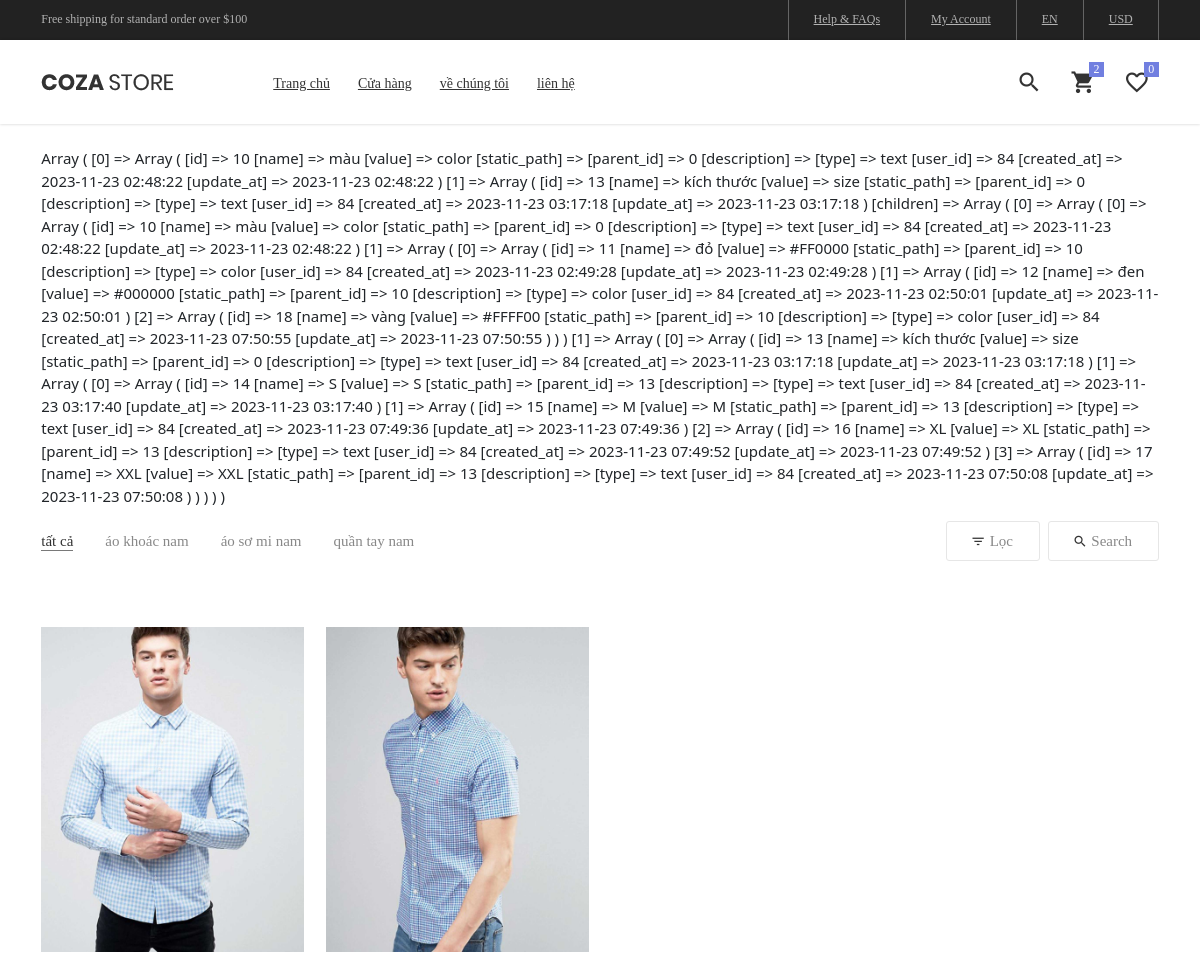
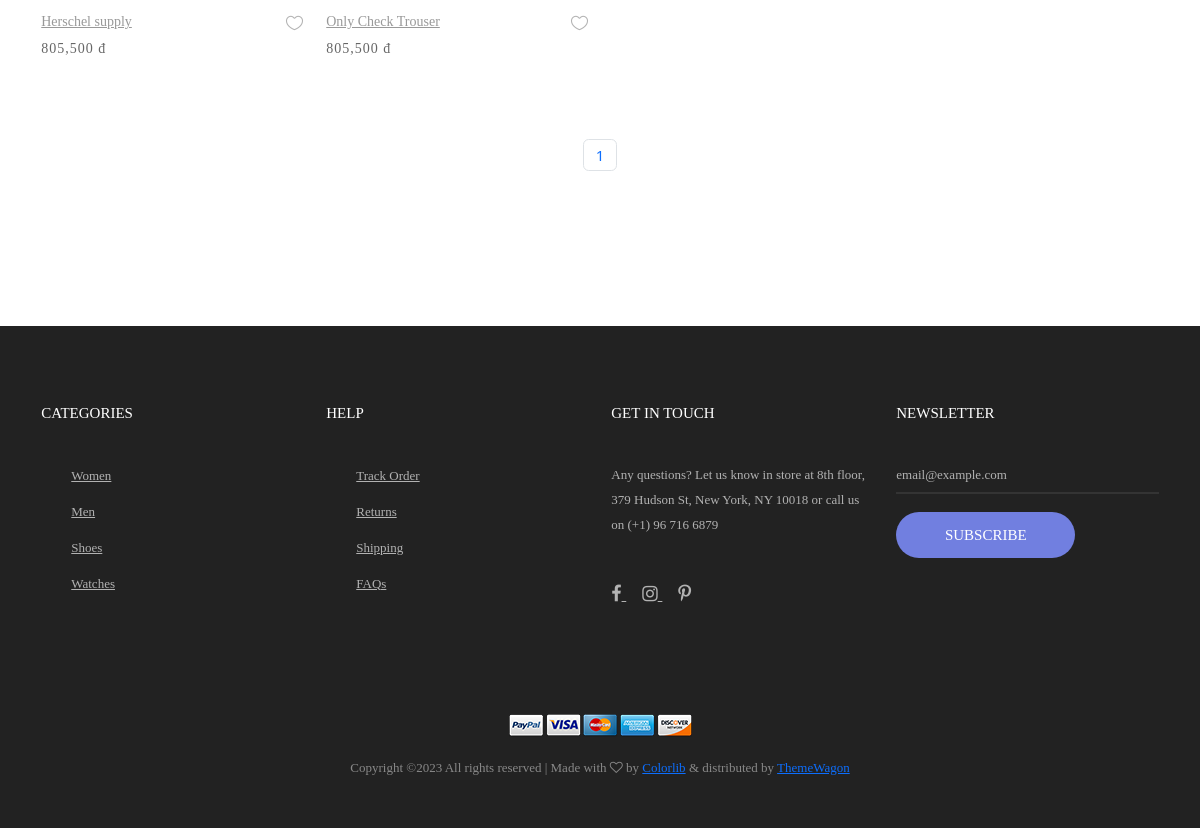
Screenshot of /?controller=shop&page=1&category=26 with the database file from the repository (2 pictures, top to bottom).
### tables this page shows
CREATE TABLE `menus` (
  `id` bigint(20) NOT NULL,
  `name` varchar(255) NOT NULL,
  `url` varchar(255) DEFAULT NULL,
  `parent_id` bigint(20) DEFAULT 0,
  `description` varchar(255) DEFAULT NULL,
  `user_id` bigint(20) NOT NULL,
  `created_at` timestamp NULL DEFAULT current_timestamp(),
  `update_at` timestamp NULL DEFAULT current_timestamp()
);

CREATE TABLE `category` (
  `id` bigint(20) NOT NULL,
  `name` varchar(255) NOT NULL,
  `parent_id` bigint(20) DEFAULT 0,
  `created_at` timestamp NULL DEFAULT current_timestamp(),
  `update_at` timestamp NULL DEFAULT current_timestamp(),
  `deleted_at` timestamp NULL DEFAULT NULL,
  `user_id` bigint(20) NOT NULL
);

CREATE TABLE `products` (
  `id` bigint(20) NOT NULL,
  `name` varchar(255) NOT NULL,
  `user_id` bigint(20) NOT NULL,
  `description` varchar(255) DEFAULT NULL,
  `price` bigint(20) NOT NULL,
  `count_likes` bigint(20) DEFAULT 0,
  `count_comments` bigint(20) DEFAULT 0,
  `category_id` bigint(20) NOT NULL,
  `count_views` bigint(20) DEFAULT 0,
  `count_buy` bigint(20) DEFAULT 0,
  `created_at` timestamp NULL DEFAULT current_timestamp(),
  `updated_at` datetime DEFAULT current_timestamp(),
  `delete_at` int(11) DEFAULT NULL,
  `feature_image` varchar(255) DEFAULT NULL,
  `quantity` bigint(20) DEFAULT 0,
  `discount` bigint(20) NOT NULL
);

### views/view.php (called while the page is built, shortened)
<?php
function View($view = [], $data = [])
{
    extract($data);
    return require(is_array($view) ? $layout . '.php' : $view . '.php');
}

### index.php (called while the page is built, shortened)
<?php
$controller = 'site';
if (!empty($_GET['controller'])) {
    $controller = Ucwords(strtolower(trim($_GET['controller'])));
}
$url = "Controller/$controller" . "Controller.php";
file_exists($url) ? require_once $url : View('error/404');

### Model/Query.php (called while the page is built, shortened)
<?php
require_once 'PDO.php';
class Query extends PDOConnect
{
    private $sql = '';
    private $table = '';
    private $where = '';
    function select($column = '*')
    {
        $columnName = '';
        if (is_array($column)) {
            foreach ($column as $key => $value) {
                gettype($key) == 'string' ? $columnName .=  $key . ' as ' . $value : $columnName .= $value;
            }
        } else {
            $columnName = $column;
        }
        $this->sql = "SELECT $columnName FROM $this->table " .  $this->sql;
        return $this;
    }
    function table($table)
    {
        $this->table = $table;
        return $this;
    }
    function where($field, $compare, $value = '')
    {
        if ($this->where !== '') {
            $this->sql  .= " AND $field $compare  '$value' ";
        } else {
            $this->where .= " WHERE $field $compare  " . (isset($value) ? "'" . $value . "'" : '') . "";
            $this->sql .= $this->where;
        }
        return $this;
    }
    function whereIn($field, $data = [])
    {
        if ($this->where !== '') {
            $this->sql  .= " AND $field IN (" . implode(',', $data) . ")";
        } else {
            $this->where .= " WHERE $field IN (" . implode(',', $data) . ")";
            $this->sql .= $this->where;
        }
        return $this;
    }
    function orderBy($column, $direction = 'DESC')
    {
        $column = is_array($column) ? join(',', $column) : $column;
        $this->sql .= " ORDER BY " . $column . " " . $direction;
        return $this;
    }
    function limit($limit)
    {
        $this->sql .= " LIMIT  $limit";
        return $this;
    }
    function offset($offset)
    {
        $this->sql .= " OFFSET $offset";
        return $this;
    }
    function all()
    {
        try {
            $data = parent::query($this->sql)->fetchAll(PDO::FETCH_ASSOC);
            $this->sql = '';
            $this->where = '';
            return $data;
        } catch (Exception $e) {
            return $e->getMessage();
        }
    }
    function first()
    {
        $stml = parent::query($this->sql);
        $this->sql = '';
        $this->where = '';
        return $stml->fetch(PDO::FETCH_ASSOC);
    }
}

### Model/PDO.php (called while the page is built, shortened)
<?php
class PDOConnect
{
    protected $hot_name = "localhost";
    protected $username = "root";
    protected $password = "";
    protected $database_name = "duanmau";
    protected $db;
    function __construct()
    {
        try {
            $conn = new PDO("mysql:host=$this->hot_name;dbname=$this->database_name", $this->username, $this->password);
            $conn->setAttribute(PDO::ATTR_ERRMODE, PDO::ERRMODE_EXCEPTION);
            $this->db = $conn;
        } catch (PDOException $e) {
            echo "Connection failed: " . $e->getMessage();
        }
    }
    function query($sql)
    {
        $sql_args = array_slice(func_get_args(), 1);
        try {
            $stml = $this->db->prepare($sql);
            $stml->execute($sql_args);
            return $stml;
        } catch (PDOException $e) {
            echo $e->getMessage() . "\n $sql";
            die;
        }
    }
}

### views/components/header/header-default-web.php (the view, shortened to what this page needs)
<?php
$query = new Query();
$menu = $query->table('menus')->select('*')->where('parent_id', '=', 0)->all();
?>
<header class="header-v4">
    <div class="container-menu-desktop">
        <div class="top-bar">
            <div class="content-topbar flex-sb-m h-full container">
                <div class="left-top-bar">
                    Free shipping for standard order over $100
                </div>
                <div class="right-top-bar flex-w h-full">
                    <a href="#" class="flex-c-m trans-04 p-lr-25">
                        Help & FAQs
                    </a>
                    <a href="#" class="flex-c-m trans-04 p-lr-25">
                        My Account
                    </a>
                    <a href="#" class="flex-c-m trans-04 p-lr-25">
                        EN
                    </a>
                    <a href="#" class="flex-c-m trans-04 p-lr-25">
                        USD
                    </a>
                </div>
            </div>
        </div>
        <div class="wrap-menu-desktop how-shadow1">
            <nav class="limiter-menu-desktop container">
                <a href="#" class="logo">
                    <img src="public/assets/images/icons/logo-01.png" alt="IMG-LOGO">
                </a>
                <div class="menu-desktop">
                    <ul class="main-menu">
                        <?php if (!empty($menu) && count($menu) > 0) : ?>
                            <?php foreach ($menu as $value) : ?>
                                <li class="">
                                    <a href="<?= $value['url'] ?>"><?= $value['name'] ?></a>
                                </li>
                            <?php endforeach ?>
                        <?php endif ?>
                    </ul>
                </div>
                <div class="wrap-icon-header flex-w flex-r-m">
                    <div class="icon-header-item cl2 hov-cl1 trans-04 p-l-22 p-r-11 js-show-modal-search">
                        <i class="zmdi zmdi-search"></i>
                    </div>
                    <div class="icon-header-item cl2 hov-cl1 trans-04 p-l-22 p-r-11 icon-header-noti js-show-cart" data-notify="2">
                        <i class="zmdi zmdi-shopping-cart"></i>
                    </div>
                    <a href="#" class="icon-header-item cl2 hov-cl1 trans-04 p-l-22 p-r-11 icon-header-noti" data-notify="0">
                        <i class="zmdi zmdi-favorite-outline"></i>
                    </a>
                </div>
            </nav>
        </div>
    </div>
</header>

### views/pages/shop/index.php (shortened to what this page needs)
<div class="bg0 m-t-23 p-b-140">
    <div class="container">
        <div class="flex-w flex-sb-m p-b-52">
            <?php View('components/product/product-filter', ['category' => $category ?? []]) ?>
        </div>
        <div class="row isotope-grid">
            <?php if (!empty($products) && count($products) > 0) : ?>
                <?php foreach ($products as $value) : ?>
                    <?php View('components/product/product-cart', $value) ?>
                <?php endforeach ?>
            <?php endif ?>
        </div>
        <div class="flex-c-m flex-w w-full p-t-45">
        </div>
    </div>
</div>

### views/components/product/product-filter.php (shortened to what this page needs)
<?php
$query = new Query();
$attr = $query->table('attribute')->select()->where('parent_id', '=', 0)->all();
$attr['children'] = getChillAttr($attr);
function getChillAttr($attr)
{
    global $query;
    $arr = [];
    foreach ($attr as $key => $value) {
        $attrChill = $query->table('attribute')->select()->where('parent_id', '=', $value['id'])->all();
        if (count($attrChill) > 0) {
            array_push($arr, [$value, getChillAttr($attrChill)]);
        } else {
            array_push($arr, $value);
        }
    }
    return $arr;
}
print_r($attr);
?>
<div class="flex-w flex-l-m filter-tope-group m-tb-10">
    <button class="stext-106 cl6 hov1 bor3 trans-04 m-r-32 m-tb-5 how-active1" data-filter="*">
        tất cả
    </button>
    <?php if (!empty($category) && count($category) > 0) : ?>
        <?php foreach ($category as $value) : ?>
            <button class="stext-106 cl6 hov1 bor3 trans-04 m-r-32 m-tb-5" data-filter=".category-<?= $value['id'] ?>">
                <?= $value['name'] ?>
            </button>
        <?php endforeach ?>
    <?php endif ?>
</div>
<div class="flex-w flex-c-m m-tb-10">
    <div class="flex-c-m stext-106 cl6 size-104 bor4 pointer hov-btn3 trans-04 m-r-8 m-tb-4 js-show-filter">
        <i class="icon-filter cl2 m-r-6 fs-15 trans-04 zmdi zmdi-filter-list"></i>
        Lọc
    </div>
    <div class="flex-c-m stext-106 cl6 size-105 bor4 pointer hov-btn3 trans-04 m-tb-4 js-show-search">
        <i class="icon-search cl2 m-r-6 fs-15 trans-04 zmdi zmdi-search"></i>
        Search
    </div>
</div>
        <?php if (isset($attr) && count($attr) > 0) : ?>
            <?php foreach ($attr as $value) : ?>
                        <?php print_r($value['name'])  ?>
            <?php endforeach ?>
        <?php endif ?>

### views/components/product/product-cart.php (shortened to what this page needs)
<div class="col-sm-6 col-md-4 col-lg-3 p-b-35 isotope-item category-<?= $category_id ?>">
    <div class="block2">
        <div class="block2-pic hov-img0">
            <img src="<?= $feature_image ?>" alt="IMG-PRODUCT">
        </div>
        <div class="block2-txt flex-w flex-t p-t-14">
            <div class="block2-txt-child1 flex-col-l ">
                <a href="?controller=shop&action=detail&id=<?= $id ?>" class="stext-104 cl4 hov-cl1 trans-04 js-name-b2 p-b-6">
                    <?= $name ?>
                </a>
                <span class="stext-105 cl3">
                    <?= number_format($price)  ?> đ
                </span>
            </div>
            <div class="block2-txt-child2 flex-r p-t-3">
                <a href="#" class="btn-addwish-b2 dis-block pos-relative js-addwish-b2">
                    <img class="icon-heart1 dis-block trans-04" src="public/assets/images/icons/icon-heart-01.png" alt="ICON">
                </a>
            </div>
        </div>
    </div>
</div>

### rows the page displays
menus: name "Trang chủ"
menus: name "Cửa hàng"
menus: name "về chúng tôi"
menus: name "liên hệ"
category: name "áo khoác nam"
category: name "áo sơ mi nam"
category: name "quần tay nam"
products: feature_image (picture), name "Herschel supply", price "805,500"
products: feature_image (picture), name "Only Check Trouser", price "805,500"
